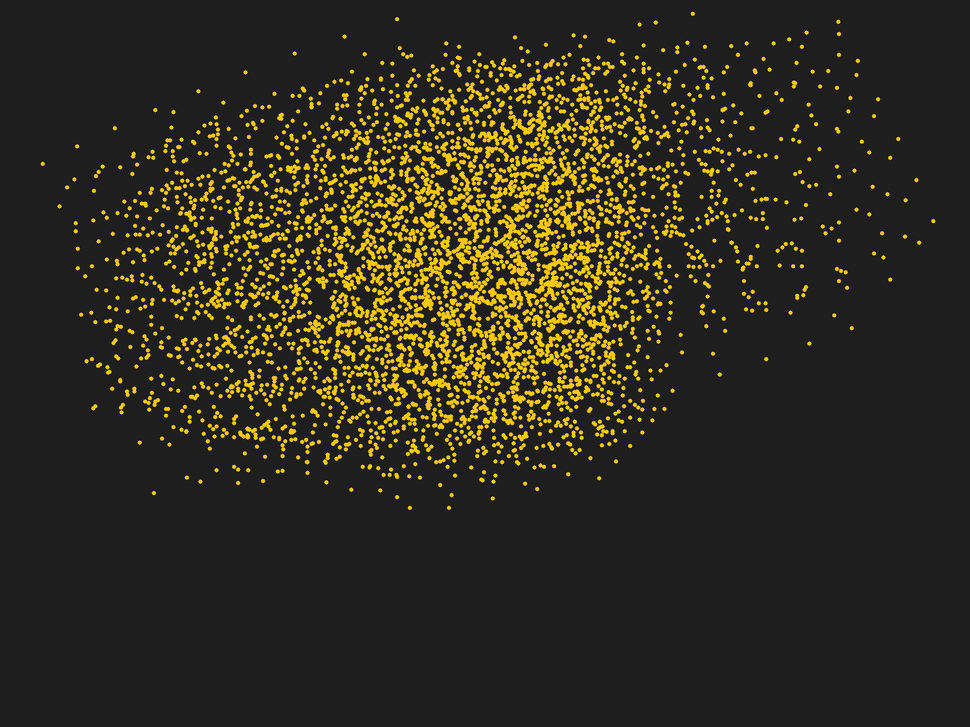
#> input picture Pylon_Recording/scripts/coverage.png, 970 x 727 px, shrunk from 1440 x 1080 before the run; its folder holds only this picture in this run
$ python calibrate.py --images . --cols 5 --rows 5
#> lines starting #> are read from the running program, lines starting #| are printed output that depends on the picture
#!/usr/bin/env python3
"""
Calibracion intrinseca de camara (patron de tablero de ajedrez) con OpenCV.

Uso:
    python3 calibrate.py --images ./calib_images --cols 9 --rows 6 --square 25.0 \
        --out calibration.yaml --camera-name camt1

    --cols / --rows : numero de ESQUINAS INTERNAS del tablero (no de casillas).
                       Un tablero de 10x7 casillas tiene 9x6 esquinas internas.
    --square         : tamano de un lado de casilla, en milimetros (o cualquier
                        unidad consistente; solo afecta a la escala, no a la
                        calidad de la calibracion).

Salida:
    Un fichero YAML con el mismo formato que usa camera_info_manager de ROS
    (compatible con el parametro `camera_info_url` del driver, por si en el
    futuro quieres reutilizar esta calibracion desde ROS2).

Requisitos:
    pip install opencv-python numpy pyyaml --break-system-packages
"""

import argparse
import glob
import os
import sys

import cv2
import numpy as np
import yaml


def main():
    parser = argparse.ArgumentParser(description=__doc__, formatter_class=argparse.RawDescriptionHelpFormatter)
    parser.add_argument("--images", required=True, help="Carpeta con las imagenes capturadas (png/jpg)")
    parser.add_argument("--cols", type=int, required=True, help="Esquinas internas del tablero, eje horizontal")
    parser.add_argument("--rows", type=int, required=True, help="Esquinas internas del tablero, eje vertical")
    parser.add_argument("--square", type=float, default=1.0, help="Tamano del lado de una casilla (unidad libre, por defecto 1.0)")
    parser.add_argument("--out", default="calibration.yaml", help="Fichero YAML de salida")
    parser.add_argument("--camera-name", default="camera", help="Nombre de la camara para el YAML de salida")
    parser.add_argument("--show", action="store_true", help="Muestra cada imagen con las esquinas detectadas")
    parser.add_argument("--coverage", default=None, help="Guarda un PNG mostrando donde cayeron todas las esquinas detectadas (para ver que zonas del frame te faltan)")
    args = parser.parse_args()

    pattern_size = (args.cols, args.rows)

    image_paths = sorted(
        glob.glob(os.path.join(args.images, "*.png"))
        + glob.glob(os.path.join(args.images, "*.jpg"))
        + glob.glob(os.path.join(args.images, "*.jpeg"))
    )
    if not image_paths:
        sys.exit(f"No se han encontrado imagenes en '{args.images}'.")

    # Puntos 3D del patron en su propio sistema de coordenadas (Z=0, plano).
    objp = np.zeros((pattern_size[0] * pattern_size[1], 3), np.float32)
    objp[:, :2] = np.mgrid[0:pattern_size[0], 0:pattern_size[1]].T.reshape(-1, 2)
    objp *= args.square

    criteria = (cv2.TERM_CRITERIA_EPS + cv2.TERM_CRITERIA_MAX_ITER, 30, 0.001)

    obj_points = []  # puntos 3D reales
    img_points = []  # puntos 2D detectados en la imagen
    used_paths = []  # ruta de cada imagen que se uso, en el mismo orden que obj_points/img_points
    image_size = None
    used = 0

    for path in image_paths:
        img = cv2.imread(path)
#> img is the input picture: shape (727, 970, 3); mean B, G, R 27.5, 44.8, 48.9
        if img is None:
            print(f"Aviso: no se pudo leer '{path}', se omite.")
            continue

        gray = cv2.cvtColor(img, cv2.COLOR_BGR2GRAY)
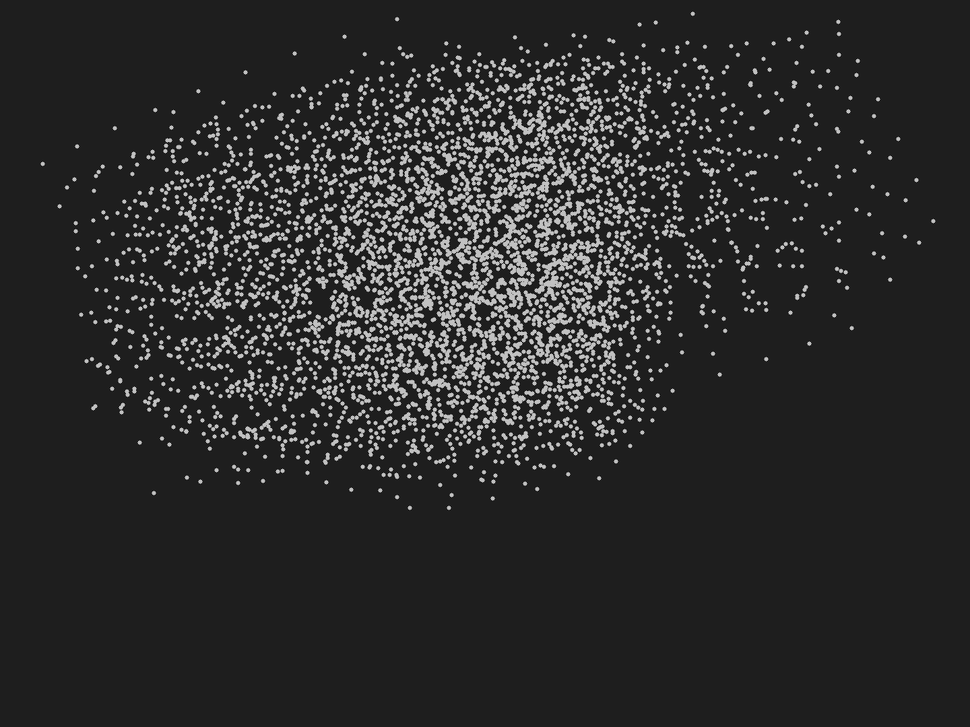
#> gray: shape (727, 970); min 4, max 212, mean 44
        if image_size is None:
            image_size = gray.shape[::-1]  # (width, height)
#> image_size = (970, 727)

        found, corners = cv2.findChessboardCorners(
            gray, pattern_size,
            cv2.CALIB_CB_ADAPTIVE_THRESH + cv2.CALIB_CB_NORMALIZE_IMAGE + cv2.CALIB_CB_FAST_CHECK
        )
#> found = False; corners = None

        if found:
            corners_refined = cv2.cornerSubPix(gray, corners, (11, 11), (-1, -1), criteria)
            obj_points.append(objp)
            img_points.append(corners_refined)
            used_paths.append(path)
            used += 1

            if args.show:
                vis = img.copy()
                cv2.drawChessboardCorners(vis, pattern_size, corners_refined, found)
                cv2.imshow("Esquinas detectadas", vis)
                cv2.waitKey(300)
        else:
            print(f"No se detecto el patron en: {os.path.basename(path)}")

    if args.show:
        cv2.destroyAllWindows()

    print(f"\nPatron detectado en {used}/{len(image_paths)} imagenes.")
    if used < 10:
        print("Aviso: con menos de 10 imagenes validas la calibracion suele ser poco fiable. "
              "Repite la captura con mas variedad de angulos/distancias si puedes.")
    if used < 4:
#> (the run stopped early here; a loop or call above may not have finished)
